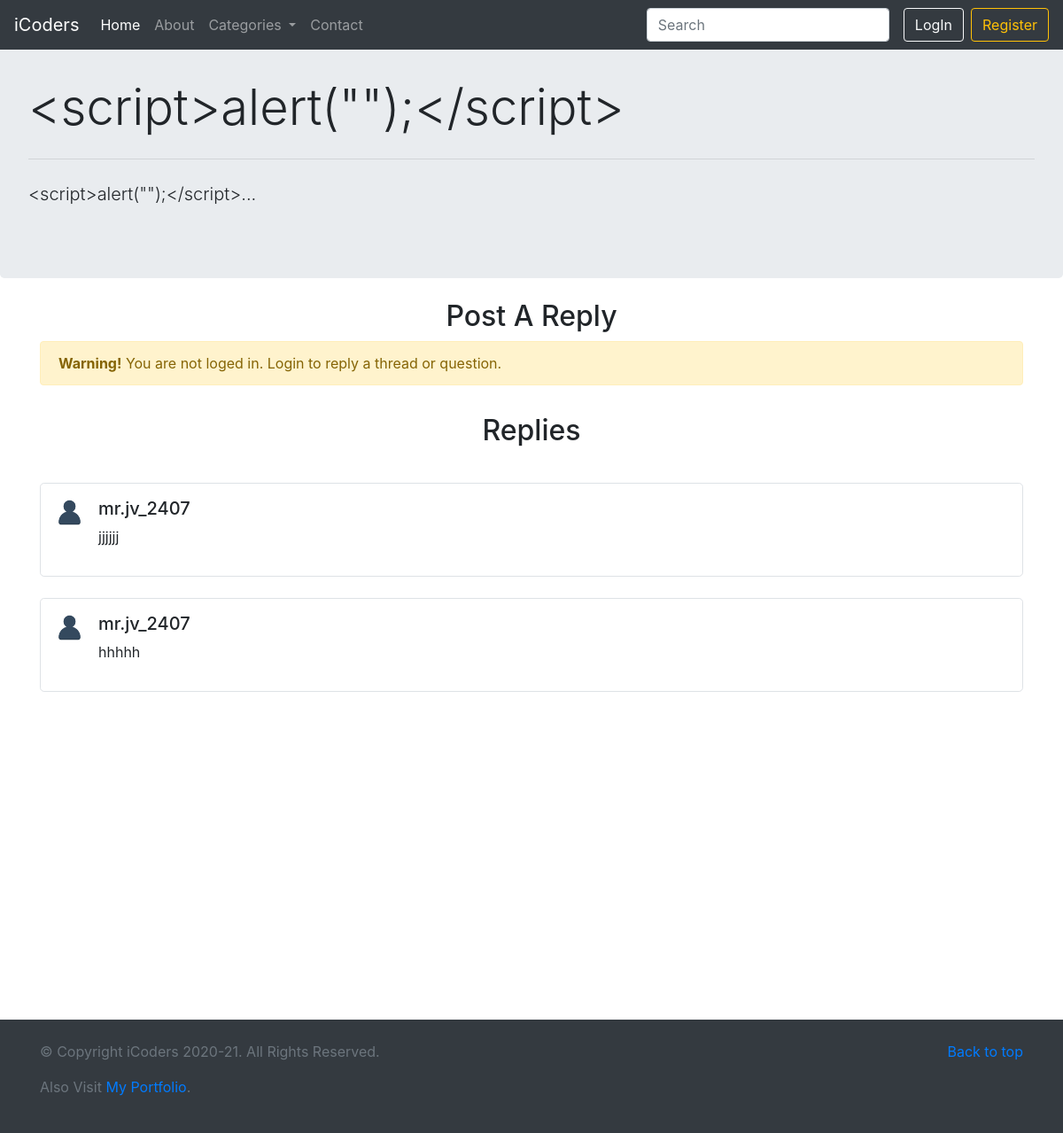
The app's page /thread_diss.php?threadid=3 with its own data.
### tables this page shows
CREATE TABLE `threads` (
  `thread_id` int(8) NOT NULL,
  `thread_title` varchar(255) NOT NULL,
  `thread_desc` text NOT NULL,
  `thread_cat_id` int(8) NOT NULL,
  `user_id` int(8) NOT NULL,
  `thread_time` datetime NOT NULL DEFAULT current_timestamp()
);

CREATE TABLE `replies` (
  `reply_id` int(8) NOT NULL,
  `reply_desc` text NOT NULL,
  `thread_id` int(8) NOT NULL,
  `reply_by` int(8) NOT NULL,
  `reply_time` datetime NOT NULL DEFAULT current_timestamp()
);

CREATE TABLE `users066247` (
  `srno` int(8) NOT NULL,
  `name` varchar(30) NOT NULL,
  `username` varchar(30) NOT NULL,
  `email` varchar(30) NOT NULL,
  `password` varchar(255) NOT NULL,
  `dt` datetime NOT NULL DEFAULT current_timestamp()
);

### thread_diss.php (the view, shortened to what this page needs)
<!doctype html>
<html lang="en">
<head>
    <link rel="stylesheet" href="https://stackpath.bootstrapcdn.com/bootstrap/4.5.0/css/bootstrap.min.css"
>
</head>
<body>
    <?php include "partials/_header.php";?>
    <?php
        $thread_id = $_GET['threadid'];
        $sql = "SELECT * FROM `threads` WHERE thread_id='$thread_id'";
        $result = mysqli_query($conn, $sql);
        $row = mysqli_fetch_assoc($result);
        $thread_title = $row['thread_title'];
        $thread_desc = $row['thread_desc'];
        echo '
        <div class="jumbotron my-4">
        <h2 class="display-4">'.$thread_title.'</h2>
            <hr class="my-4">
            <p class="lead">'.$thread_desc.'...</p>
        </div>';
    ?>
    <div class="container">
        <h2 class="text-center">Post A Reply</h2>
    <?php
    if(isset($_SESSION['login']) && $_SESSION['login']==true){
        echo '<form action="'. $_SERVER["REQUEST_URI"] .'" method="POST">
            <div class="form-group">
                <label for="reply">Reply Your Suggesion</label>
                <textarea class="form-control" id="reply" rows="3" name="reply"></textarea>
            </div>
            <input type="submit" value="Reply" class="btn btn-outline-success btn-md">
        </form>
    </div>';
    }else{
        echo '<div class="alert alert-warning fade show" role="alert">
                <strong>Warning!</strong> You are not loged in. Login to reply a thread or question.
              </div>';
    }
    ?>
    </div>
    <div class="container" style="min-height: 700px">
        <h2 class="text-center py-3">Replies</h2>
        <?php
            $thread_id = $_GET['threadid'];
            $sql = "SELECT * FROM replies WHERE thread_id='$thread_id' ORDER BY reply_id DESC LIMIT 10";
            $result = mysqli_query($conn, $sql);
            while($row = mysqli_fetch_assoc($result)){
                $reply_desc = $row['reply_desc'];
                $reply_by = $row['reply_by'];
                $sql2 = "SELECT username FROM users066247 WHERE srno='$reply_by'";
                $result2 = mysqli_query($conn, $sql2);
                $row2 = mysqli_fetch_assoc($result2);
                $username = $row2['username'];
                echo '<div class="media my-4 border rounded-lg py-3 px-3">
                <img src="images/user.png" class="mr-3 img-fluid" alt="userlogo" style="width:33px; height:33px">
                <div class="media-body">
                    <h5 class="mt-0">'.$username.'</h5>
                    <p>'.$reply_desc.'</P>
                </div>
            </div>';
            }
        ?>
    </div>
    <?php  include "partials/_footer.php";?>
</body>
</html>

### records on screen
threads: thread_title "<script>alert(\"\");</script>", thread_desc "<script>alert(\"\");</script>"
replies: users066247.username "mr.jv_2407", reply_desc "jjjjjj"
replies: users066247.username "mr.jv_2407", reply_desc "hhhhh"
